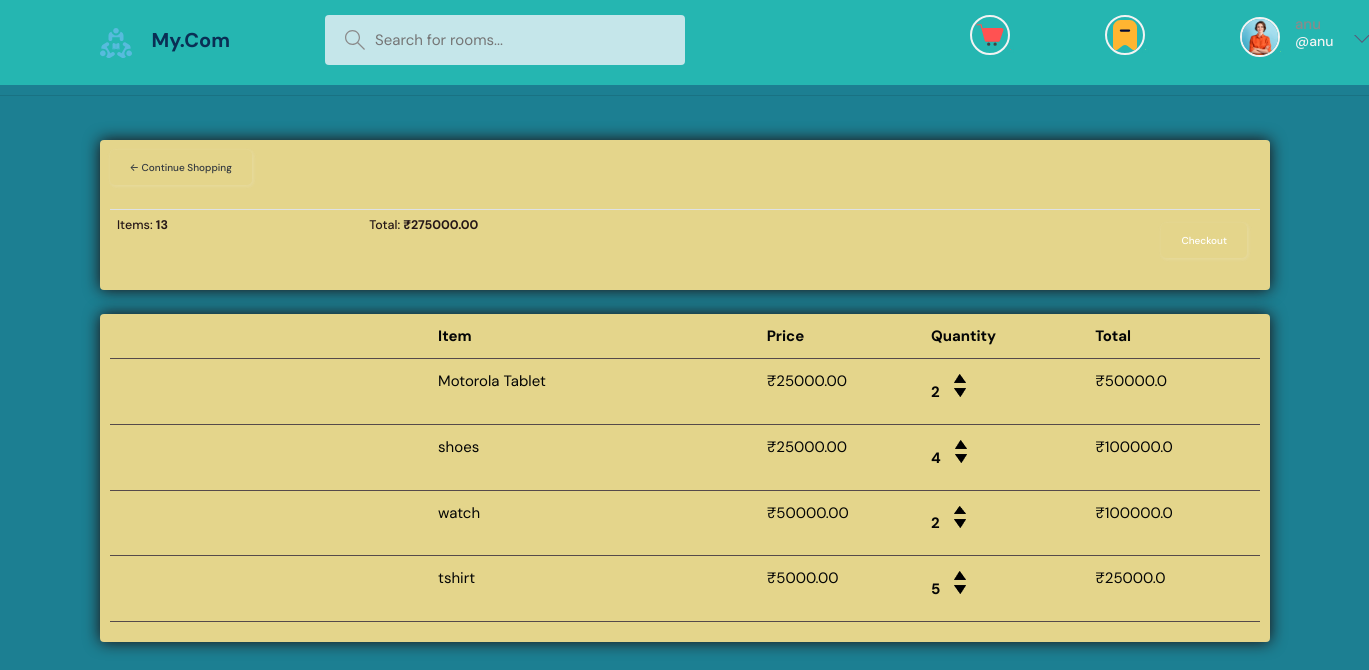
/cart/ (signed in), run on the app's committed database.
### chat/models.py (models this page shows, shortened)
class User(AbstractUser):
    name = models.CharField(max_length=200, null=True)
    email = models.EmailField(null=True, unique=True)
    bio = models.TextField(null=True)
    avatar = models.ImageField(null=True, default="avatar.svg")
    REQUIRED_FIELDS = []

class Order(models.Model):
    customer = models.ForeignKey(Customer, on_delete=models.SET_NULL, blank=True, null=True)
    date_orderd = models.DateTimeField(auto_now_add=True)
    complete =models.BooleanField(default=False, null=True, blank=False)
    transaction_id = models.CharField(max_length=200, null=True)
    @property
    def get_cart_total(self):
        orderitems = self.orderitem_set.all()
        total = sum([item.get_total for item in orderitems])
        return total
    @property
    def get_cart_items(self):
        orderitems = self.orderitem_set.all()
        total = sum([item.quantity for item in orderitems])
        return total

class OrderItem(models.Model):
    product = models.ForeignKey(Product, on_delete=models.SET_NULL, blank=True, null=True)
    order = models.ForeignKey(Order, on_delete=models.SET_NULL, blank=True, null=True)
    quantity = models.IntegerField(default=0, null=True, blank=True)
    date_added = models.DateTimeField(auto_now_add=True)
    @property
    def get_total(self):
        total = self.product.price * self.quantity
        return total

class Product(models.Model):
    user = models.ForeignKey(User, on_delete=models.SET_NULL, null=True)
    category = models.ForeignKey(Category, on_delete=models.SET_NULL, null=True)
    name = models.CharField(max_length=200, null=True)
    description = models.TextField(null=True, blank=True)
    participants = models.ManyToManyField(User, related_name='participants', blank=True)
    price = models.FloatField()
    productphoto = models.ImageField(null=True, default="product.svg")
    digital = models.BooleanField(default=False, null=True, blank=False)

### chat/views.py (the view)
# urls.py: path('cart/', views.cart, name="cart"),
def cart(request):
    if request.user.is_authenticated:
        customer = request.user.customer
        print(customer)
        order, created = Order.objects.get_or_create(customer=customer, complete=False)
        items = order.orderitem_set.all()
    else:
        items = []
        order = {'get_cart_total':0, 'get_cart_items':0}
    context = {'items':items, 'order': order}
    return render(request, 'store/cart.html', context)

### chat/models.py (called while the page is built)
    def __str__(self):
        return self.name

### chat/templates/store/cart.html
{% extends 'store/main.html' %}
{% load static %}
{% block content %}
	<div class="row">
		<div class="col-lg-12">
			<div class="box-element">
				<a  class="btn btn-outline-dark" href="{% url 'store' %}">&#x2190; Continue Shopping</a>
				<br>
				<br>
				<table class="table">
					<tr>
						<th><h5>Items: <strong>{{order.get_cart_items}}</strong></h5></th>
						<th><h5>Total:<strong> ₹{{order.get_cart_total|floatformat:2}}</strong></h5></th>
						<th>
							<a  style="float:right; margin:5px;" class="btn btn-success" href="{% url 'checkout' %}">Checkout</a>
						</th>
					</tr>
				</table>
			</div>
			<br>
			<div class="box-element">
				<div class="cart-row">
					<div style="flex:2"></div>
					<div style="flex:2"><strong>Item</strong></div>
					<div style="flex:1"><strong>Price</strong></div>
					<div style="flex:1"><strong>Quantity</strong></div>
					<div style="flex:1"><strong>Total</strong></div>
				</div>
				{% for item in items %}
				<div class="cart-row">
					<div style="flex:2"><img class="row-image" src="{{item.product.image.url}}"></div>
					<div style="flex:2"><p>{{item.product.name}}</p></div>
					<div style="flex:1"><p>₹{{item.product.price|floatformat:2}}</p></div>
					<div style="flex:1">
						<p class="quantity">{{item.quantity}}</p>
						<div class="quantity">
							<img class="chg-quantity" src="{% static  'images/arrow-up.png' %}">
							<img class="chg-quantity" src="{% static  'images/arrow-down.png' %}">
						</div>
					</div>
					<div style="flex:1"><p>₹{{item.get_total}}</p></div>
				</div>
				{% endfor %}
			</div>
		</div>
	</div>
{% endblock content %}

### chat/templates/nav.html (shortened to what this page needs)
{% load static %}
<header class="header header--loggedIn">
    <div class="container">
      <a href="{% url 'home' %}" class="header__logo">
        <img src="{% static 'images/logo.svg' %}" />
        <h1>My.Com</h1>
      </a>
      <form class="header__search" method="GET" action="{% url 'home' %}" >
        <label>
          <input name="q" placeholder="Search for rooms..." />
        </label>
      </form>
      {% if request.user.is_authenticated %}
      <div class="">
        <a href="{% url 'cart' %}">
          <div class="avatar avatar--medium ">
            <img src="{% static 'images/cart.svg' %}" />
          </div>
        </a>
      </div>
      <div class="">
        <a href="">
          <div class="avatar avatar--medium active">
            <img src="{% static 'images/wishlist.svg' %}" />
          </div>
        </a>
      </div>
      <nav class="header__menu">
        {% endif %}
        {% if request.user.is_authenticated %}
        <div class="header__user">
          <a href="{% url 'userprofile' request.user.id %}">
            <div class="avatar avatar--medium active">
              <img src="{{request.user.avatar.url}}" />
            </div>
            <p>{{request.user}} <span>@{{request.user}}</span></p>
          </a>
          <button class="dropdown-button">
            <svg version="1.1" xmlns="http://www.w3.org/2000/svg" width="32" height="32" viewBox="0 0 32 32">
              <title>chevron-down</title>
              <path d="M16 21l-13-13h-3l16 16 16-16h-3l-13 13z"></path>
            </svg>
          </button>
        </div>
        {% else %}
        <a href="{% url 'login' %}">
          <img src="./assets/avatar.svg" />
          <p>Login</p>
        </a>
        {% endif %}
      </nav>
    </div>
  </header>
    <hr>

### chat/static/css/hello.css (style rules this page uses)
body { background-color: hsl(0, 69%, 65%); }
h1,h2,h3,h4,h5,h6 { color:hsl(0, 23%, 12%); }
.box-element { box-shadow:hsl(0, 46%, 8%) 0 0 16px; background-color: #e4d58b; border-radius: 4px; padding: 10px; }
.col-lg-4, .col-lg-6, .col-lg-8, .col-lg-12 { margin-top: 10px; }
.btn { border-radius: 0; }
.cart-row { display: flex; align-items: flex-stretch; padding-bottom: 10px; margin-bottom: 10px; border-bottom: 1px solid #554a4a; }
.quantity { display: inline-block; font-weight: 700; padding-right:10px; }
.chg-quantity { width: 12px; cursor: pointer; display: block; margin-top: 5px; transition:.1s; }

### chat/static/css/style.css (style rules this page uses)
:root { --color-main: #f3f3f3; --color-main-light: #729fa8; --color-dark: #25b6b1; --color-dark-medium: #c5e6ea; --color-dark-light: #575a79; --color-light: #0a2e54; --color-gray: #8b8b8b; --color-light-gray: #040505; --color-bg: #1c7f92; --color-success: #5dd693; --color-error: #fc4b0b; }
* { font-family: "DM Sans", -apple-system, BlinkMacSystemFont, "Segoe UI", Roboto, Oxygen, Ubuntu, Cantarell, "Open Sans", "Helvetica Neue", sans-serif; margin: 0; padding: 0; box-sizing: border-box; text-rendering: optimizeLegibility; font-size: inherit; }
html { font-size: 56.25%; }
@media only screen and (min-width: 1200px) { html { font-size: 62.5%; } }
body { line-height: 1.6; font-weight: 400; font-size: 1.5rem; color: var(--color-light-gray); background-color: var(--color-bg); min-height: 100vh; }
img { width: 100%; }
a { display: inline-block; color: var(--color-main); text-decoration: none; }
.container { max-width: 120rem; width: 90%; margin: auto; }
.btn { background-color: transparent; border: none; display: inline-flex; align-items: center; gap: 1rem; cursor: pointer; transition: all ease-in-out 0.3s; padding: 1rem 2rem; border-radius: 5px; box-shadow: 1px 1px 3px 1px rgba(243, 242, 241, 0.15); font-weight: 500; }
.avatar { position: relative; display: inline-block; border-radius: 50%; border: 2px solid var(--color-main); }
.avatar img { display: block; border-radius: 50%; object-fit: cover; object-position: center; }
.avatar::after { content: ""; display: block; position: absolute; background-color: var(--color-gray); z-index: 111; border-radius: 50%; border: 0.3rem solid var(--color-dark); }
.avatar.active::after { background-color: var(--color-success); }
.avatar.avatar--medium img { width: 3.6rem; height: 3.6rem; border-radius: 50%; }
.avatar.avatar--medium:after { width: 0.7rem; height: 0.7rem; bottom: 0px; right: -6px; }
.header { padding: 1.5rem; background-color: var(--color-dark); }
.header > .container { display: flex; gap: 9.5rem; }
.header__logo, .header__user { display: flex; gap: 2rem; align-items: center; }
.header__logo > img { height: 3.2rem; width: 3.2rem; }
.header__logo > h1 { font-weight: 700; font-size: 2rem; color: var(--color-light); }
.header__search > label { background-color: var(--color-dark-medium); padding: 1.3rem 1rem; display: flex; align-items: center; gap: 1rem; border-radius: 4px; }
.header__search svg { fill: var(--color-gray); width: 2rem; height: 2rem; margin-left: 1rem; }
.header__search input { width: 30rem; background: transparent; border: none; outline: none; color: var(--color-light); }
.header__menu { margin-left: auto; position: relative; }
.header__menu a { display: flex; gap: 1.5rem; align-items: center; font-weight: 500; text-decoration: none; color: var(--color-gray); }
.header__menu img { height: 3.6rem; }
.header__menu p { line-height: 1.2; }
.header__menu span { color: var(--color-main); font-weight: 500; font-size: 1.4rem; display: block; }
.header__menu svg { width: 1.6rem; height: 1.6rem; fill: var(--color-dark-light); }
.dropdown-button { background: transparent; border: 0; outline: 0; cursor: pointer; }

### data on the page
User: user.avatar (picture), user "anu"
Order: get_cart_items "13", get_cart_total "275000.00"
OrderItem: product.name "Motorola Tablet", product.price "25000.00", quantity "2", get_total "50000.0"
OrderItem: product.name "shoes", product.price "25000.00", quantity "4", get_total "100000.0"
OrderItem: product.name "watch", product.price "50000.00", quantity "2", get_total "100000.0"
OrderItem: product.name "tshirt", product.price "5000.00", quantity "5", get_total "25000.0"
